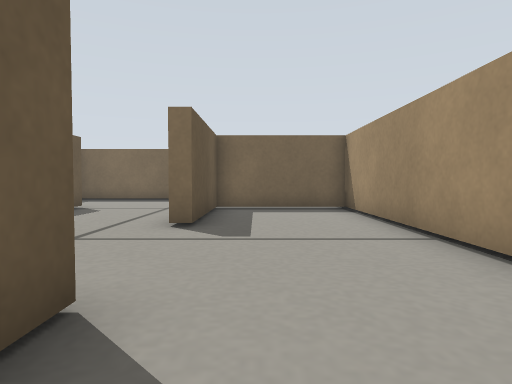
view 1 (above)

19 first-person views from a walk through a Gazebo world. The camera is 0.04 m above the floor, tilts 2° down and sees 75° across. The floor is counted in squares, 0.05 m on a side. Each view is taken from the middle of a square. On the plan, view 1 faces up. The plan holds only what a view shows up to about 11 squares ahead; the rest is blank.

view 2
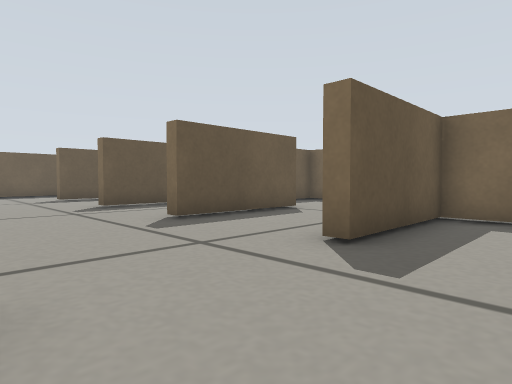

view 3
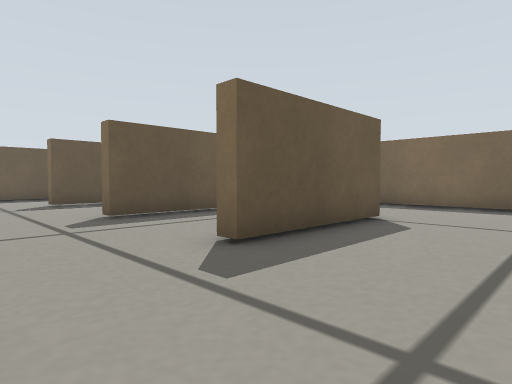

view 4
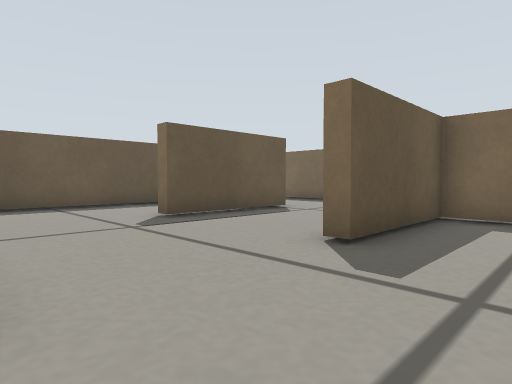

view 5
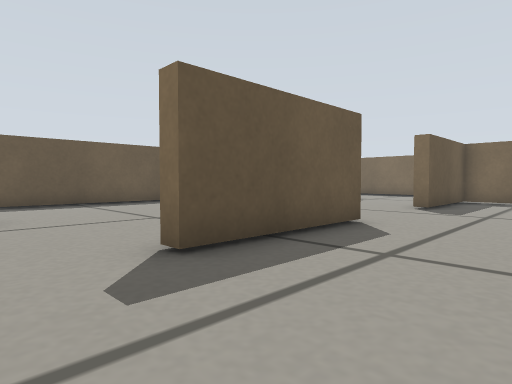

view 6
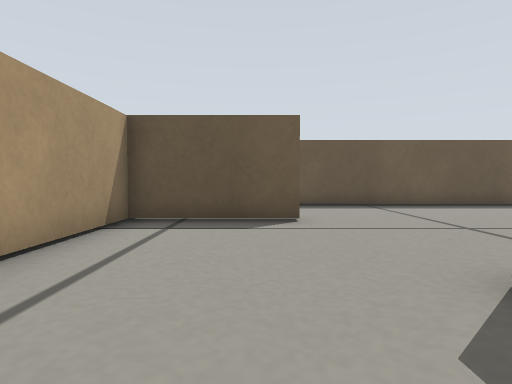

view 7
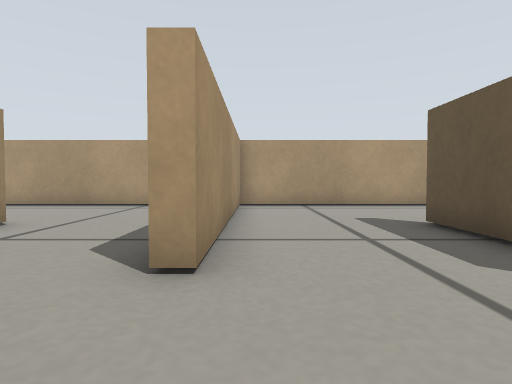

view 8
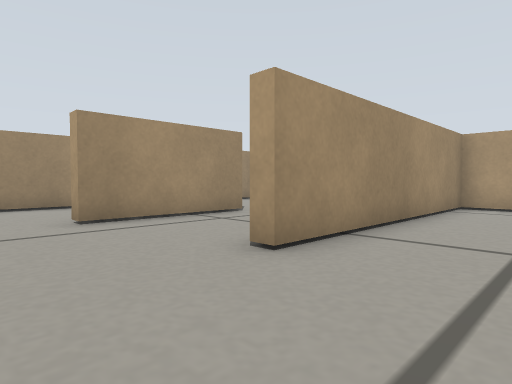

view 9
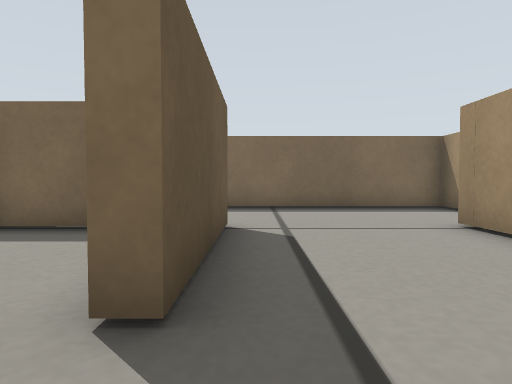

view 10
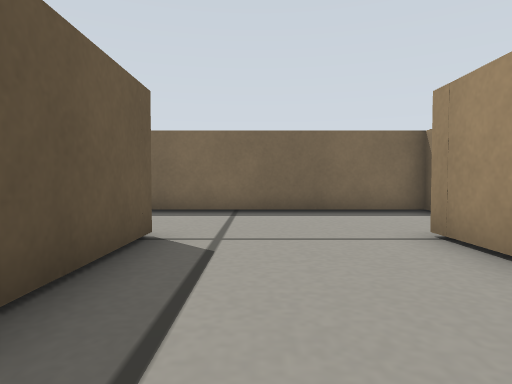

view 11
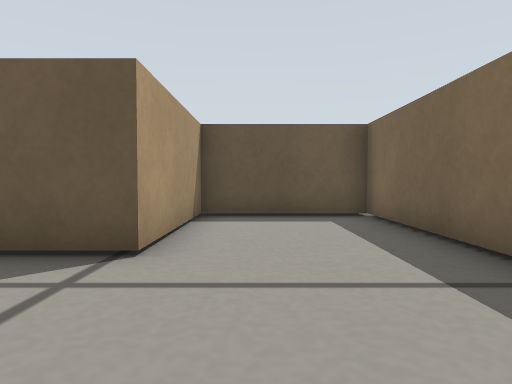

view 12
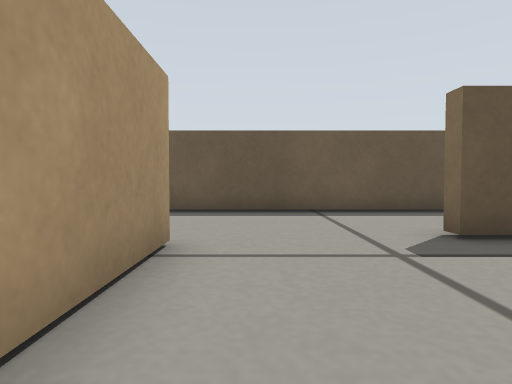

view 13
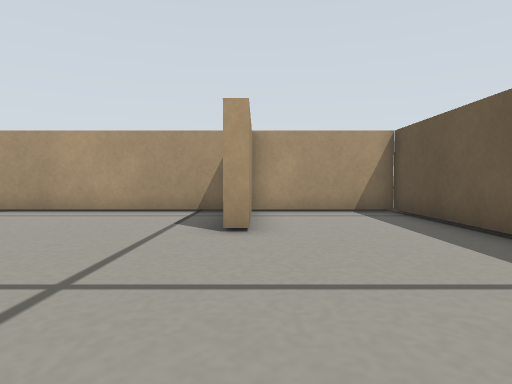

view 14
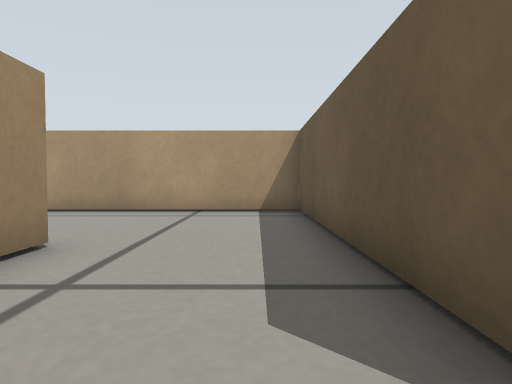

view 15
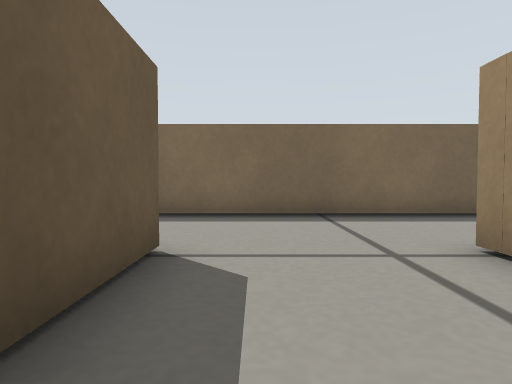

view 16
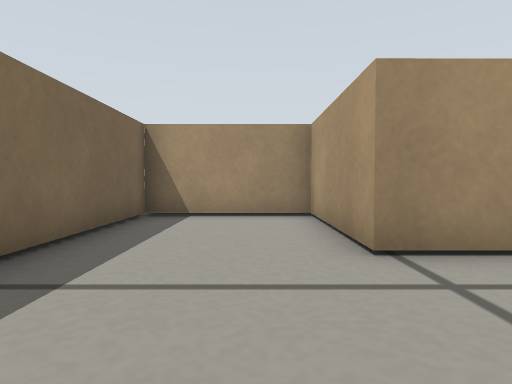

view 17
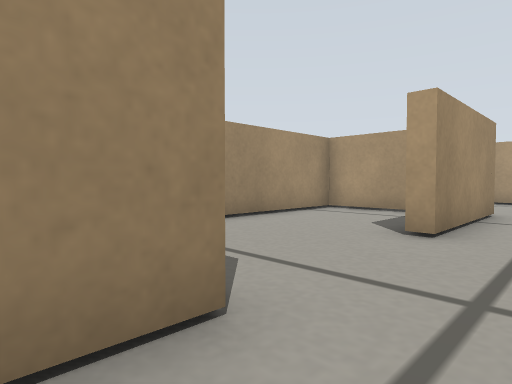

view 18
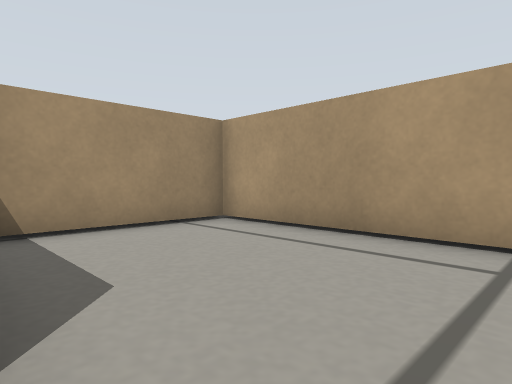

view 19
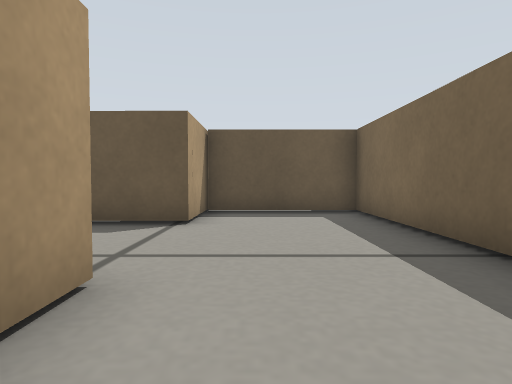

### Floor plan
Points are (right, up) in squares from view 1. A wall is a line through its corners. A room is listed if a view was taken in it or the views show most of it. See-through windows are left out.
Room 1 (views 1, 2, 3, 4, 5, 6, 7, 8, 9, 10, 11, 12, 13, 14, 15, 16, 17, 18, 19)
walls: (-9.1, 2) (-9.1, -2.1) (-9.6, -2.1); (-5.1, 0.6) (-5.1, -6.5) (2.5, -6.5) (2.5, -2.6); (-13.1, 1.9) (-10.2, 1.9); (-9.5, 8.1) (-9.5, 9.9); (-7.8, 9.4) (-9.1, 9.4) (-9.1, 5.8) (-9.6, 5.8); (-7.7, 9.8) (-5.1, 9.8) (-5.1, 5.8) (-5.6, 5.8); (-1.5, -2) (-1.5, 1.9) (-1.1, 1.9) (-1.1, 1.4); (0.2, -1.6) (2.5, -1.6) (2.5, 9.4) (-1.1, 9.4) (-1.1, 5.8) (-1.5, 5.8) (-1.5, 9.8) (2.5, 9.8) (2.5, 13.5) (-7.3, 13.5) (-7.3, 9.8); (-7.7, 12.6) (-7.7, 13.5) (-17.5, 13.5) (-17.5, 9.8) (-13.5, 9.8) (-13.5, 5.8) (-14, 5.8); (-15.6, 9.4) (-17.1, 9.4); (-13.9, -5.4) (-13.9, -3.2) (-13.5, -3.2) (-13.5, -6.5) (-5.5, -6.5) (-5.5, 1.2) (-5, 1.2); (-17.5, 7.9) (-17.5, -6.5) (-13.9, -6.5)

Positions as (right, up) in squares from view 1, and headings:
1: (0, 0), facing up
2: (1, 2), facing up-left
3: (-2, 3), facing up-left
4: (-7, 2), facing up-left
5: (-6, -4), facing up-left
6: (-7, -4), facing left
7: (-6, 4), facing down
8: (-8, 4), facing down-right
9: (-13, 4), facing up
10: (-12, 5), facing up
11: (-10, 11), facing left
12: (-9, 3), facing left
13: (-14, 2), facing down
14: (-4, 2), facing down
15: (-4, 6), facing up
16: (-5, 11), facing right
17: (-3, 7), facing down-right
18: (-3, -2), facing down-right
19: (1, 11), facing left
